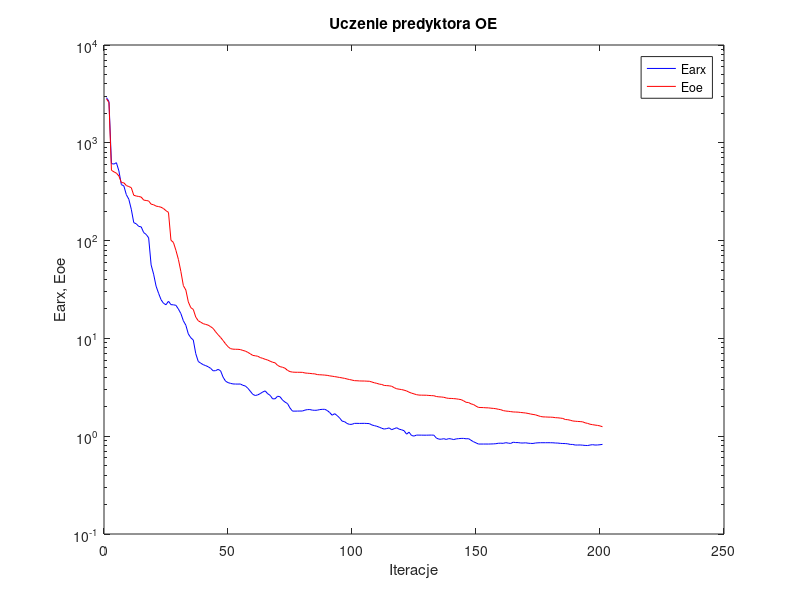
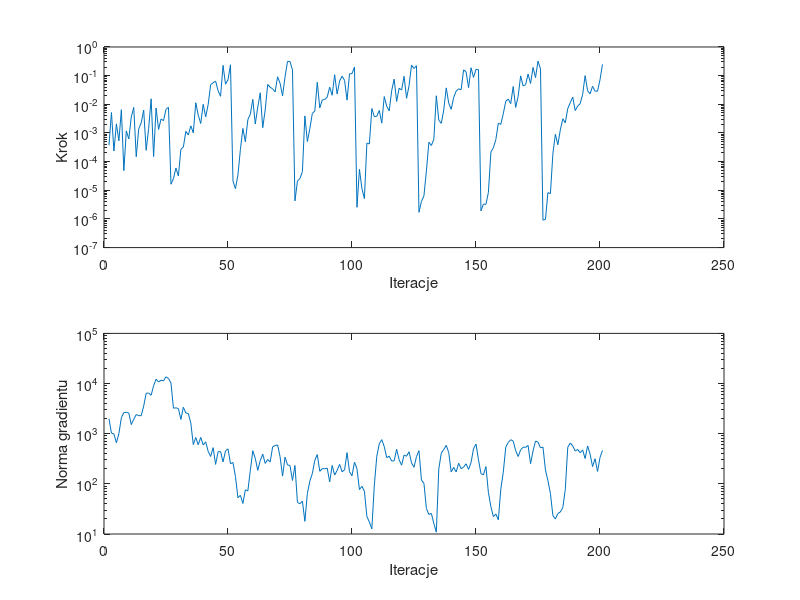

Source code (MATLAB) for these figures, in order:
%uczenie predyktora oe
clear all;
n=0; farx(n+1)=2.895697e+003; foe(n+1)=2.815864e+003; wspucz(n+1)=0.000000e+000; ng(n+1)=0.000000e+000;
%odnowa zmiennej metryki
n=1; farx(n+1)=2.647584e+003; foe(n+1)=2.579134e+003; krok(n+1)=3.716215e-004; ng(n+1)=1.992505e+003;
n=2; farx(n+1)=6.132806e+002; foe(n+1)=5.236295e+002; krok(n+1)=5.167850e-003; ng(n+1)=1.024474e+003;
n=3; farx(n+1)=6.057386e+002; foe(n+1)=5.045438e+002; krok(n+1)=2.337468e-004; ng(n+1)=9.899608e+002;
n=4; farx(n+1)=6.258600e+002; foe(n+1)=4.896153e+002; krok(n+1)=2.075244e-003; ng(n+1)=6.608503e+002;
n=5; farx(n+1)=5.163643e+002; foe(n+1)=4.579239e+002; krok(n+1)=5.304139e-004; ng(n+1)=1.005584e+003;
n=6; farx(n+1)=3.736231e+002; foe(n+1)=3.921182e+002; krok(n+1)=6.479589e-003; ng(n+1)=2.082645e+003;
n=7; farx(n+1)=3.625010e+002; foe(n+1)=3.901398e+002; krok(n+1)=4.837788e-005; ng(n+1)=2.651055e+003;
n=8; farx(n+1)=2.950091e+002; foe(n+1)=3.656378e+002; krok(n+1)=1.180926e-003; ng(n+1)=2.670759e+003;
n=9; farx(n+1)=2.650547e+002; foe(n+1)=3.569311e+002; krok(n+1)=6.218716e-004; ng(n+1)=2.590823e+003;
n=10; farx(n+1)=2.093489e+002; foe(n+1)=3.477048e+002; krok(n+1)=3.625910e-003; ng(n+1)=1.520477e+003;
n=11; farx(n+1)=1.526222e+002; foe(n+1)=2.907060e+002; krok(n+1)=7.796370e-003; ng(n+1)=1.942549e+003;
n=12; farx(n+1)=1.485299e+002; foe(n+1)=2.856771e+002; krok(n+1)=1.472618e-004; ng(n+1)=2.413025e+003;
n=13; farx(n+1)=1.397199e+002; foe(n+1)=2.825571e+002; krok(n+1)=1.389400e-003; ng(n+1)=2.291756e+003;
n=14; farx(n+1)=1.381888e+002; foe(n+1)=2.787790e+002; krok(n+1)=2.261309e-003; ng(n+1)=2.285883e+003;
n=15; farx(n+1)=1.208018e+002; foe(n+1)=2.596448e+002; krok(n+1)=6.255325e-003; ng(n+1)=3.549457e+003;
n=16; farx(n+1)=1.156819e+002; foe(n+1)=2.571318e+002; krok(n+1)=2.478815e-004; ng(n+1)=6.392340e+003;
n=17; farx(n+1)=1.067302e+002; foe(n+1)=2.543710e+002; krok(n+1)=1.420248e-003; ng(n+1)=6.460568e+003;
n=18; farx(n+1)=5.641748e+001; foe(n+1)=2.358092e+002; krok(n+1)=1.552769e-002; ng(n+1)=5.845510e+003;
n=19; farx(n+1)=4.541698e+001; foe(n+1)=2.326349e+002; krok(n+1)=1.504835e-004; ng(n+1)=9.031162e+003;
n=20; farx(n+1)=3.420451e+001; foe(n+1)=2.253202e+002; krok(n+1)=7.444102e-003; ng(n+1)=1.218512e+004;
n=21; farx(n+1)=2.896118e+001; foe(n+1)=2.228221e+002; krok(n+1)=1.320749e-003; ng(n+1)=1.073853e+004;
n=22; farx(n+1)=2.489214e+001; foe(n+1)=2.194530e+002; krok(n+1)=3.065383e-003; ng(n+1)=1.163141e+004;
n=23; farx(n+1)=2.283916e+001; foe(n+1)=2.126150e+002; krok(n+1)=2.684169e-003; ng(n+1)=1.131220e+004;
n=24; farx(n+1)=2.209492e+001; foe(n+1)=2.022677e+002; krok(n+1)=6.681129e-003; ng(n+1)=1.364025e+004;
n=25; farx(n+1)=2.399358e+001; foe(n+1)=1.941878e+002; krok(n+1)=7.825027e-003; ng(n+1)=1.260787e+004;
%odnowa zmiennej metryki
n=26; farx(n+1)=2.213612e+001; foe(n+1)=1.008356e+002; krok(n+1)=1.625849e-005; ng(n+1)=1.028127e+004;
n=27; farx(n+1)=2.204970e+001; foe(n+1)=9.572783e+001; krok(n+1)=2.548851e-005; ng(n+1)=3.230657e+003;
n=28; farx(n+1)=2.178922e+001; foe(n+1)=7.951429e+001; krok(n+1)=5.990465e-005; ng(n+1)=3.280277e+003;
n=29; farx(n+1)=1.995709e+001; foe(n+1)=6.418382e+001; krok(n+1)=3.185663e-005; ng(n+1)=3.170221e+003;
n=30; farx(n+1)=1.793390e+001; foe(n+1)=4.827904e+001; krok(n+1)=2.695564e-004; ng(n+1)=1.922917e+003;
n=31; farx(n+1)=1.514361e+001; foe(n+1)=3.462003e+001; krok(n+1)=3.229906e-004; ng(n+1)=3.369396e+003;
n=32; farx(n+1)=1.363383e+001; foe(n+1)=3.124239e+001; krok(n+1)=1.140915e-003; ng(n+1)=2.583932e+003;
n=33; farx(n+1)=1.111022e+001; foe(n+1)=2.361983e+001; krok(n+1)=8.500296e-004; ng(n+1)=2.526591e+003;
n=34; farx(n+1)=1.015507e+001; foe(n+1)=2.061480e+001; krok(n+1)=1.772228e-003; ng(n+1)=1.638874e+003;
n=35; farx(n+1)=9.635202e+000; foe(n+1)=1.980301e+001; krok(n+1)=1.012393e-003; ng(n+1)=6.078595e+002;
n=36; farx(n+1)=6.981398e+000; foe(n+1)=1.651259e+001; krok(n+1)=1.132561e-002; ng(n+1)=8.407757e+002;
n=37; farx(n+1)=5.814010e+000; foe(n+1)=1.515844e+001; krok(n+1)=4.162174e-003; ng(n+1)=6.013692e+002;
n=38; farx(n+1)=5.578706e+000; foe(n+1)=1.464536e+001; krok(n+1)=2.139541e-003; ng(n+1)=8.445174e+002;
n=39; farx(n+1)=5.388187e+000; foe(n+1)=1.415044e+001; krok(n+1)=1.000091e-002; ng(n+1)=5.979769e+002;
n=40; farx(n+1)=5.268401e+000; foe(n+1)=1.390160e+001; krok(n+1)=3.621201e-003; ng(n+1)=6.899245e+002;
n=41; farx(n+1)=5.130406e+000; foe(n+1)=1.366563e+001; krok(n+1)=9.816978e-003; ng(n+1)=4.440033e+002;
n=42; farx(n+1)=4.941517e+000; foe(n+1)=1.318295e+001; krok(n+1)=4.785778e-002; ng(n+1)=3.509671e+002;
n=43; farx(n+1)=4.663399e+000; foe(n+1)=1.264462e+001; krok(n+1)=5.671128e-002; ng(n+1)=5.273916e+002;
n=44; farx(n+1)=4.676664e+000; foe(n+1)=1.168818e+001; krok(n+1)=6.460819e-002; ng(n+1)=2.443108e+002;
n=45; farx(n+1)=4.822784e+000; foe(n+1)=1.091033e+001; krok(n+1)=2.977641e-002; ng(n+1)=4.367241e+002;
n=46; farx(n+1)=4.668887e+000; foe(n+1)=1.023134e+001; krok(n+1)=1.901220e-002; ng(n+1)=4.399903e+002;
n=47; farx(n+1)=4.024743e+000; foe(n+1)=9.520116e+000; krok(n+1)=2.286401e-001; ng(n+1)=2.736491e+002;
n=48; farx(n+1)=3.656080e+000; foe(n+1)=8.810047e+000; krok(n+1)=5.034993e-002; ng(n+1)=4.532118e+002;
n=49; farx(n+1)=3.531640e+000; foe(n+1)=8.229226e+000; krok(n+1)=7.236188e-002; ng(n+1)=4.980707e+002;
n=50; farx(n+1)=3.470819e+000; foe(n+1)=7.856534e+000; krok(n+1)=2.394184e-001; ng(n+1)=2.514155e+002;
%odnowa zmiennej metryki
n=51; farx(n+1)=3.422532e+000; foe(n+1)=7.763789e+000; krok(n+1)=2.122479e-005; ng(n+1)=2.670944e+002;
n=52; farx(n+1)=3.415141e+000; foe(n+1)=7.743413e+000; krok(n+1)=1.132635e-005; ng(n+1)=1.404480e+002;
n=53; farx(n+1)=3.411407e+000; foe(n+1)=7.737574e+000; krok(n+1)=3.440034e-005; ng(n+1)=5.285651e+001;
n=54; farx(n+1)=3.417326e+000; foe(n+1)=7.686329e+000; krok(n+1)=2.652070e-004; ng(n+1)=5.911633e+001;
n=55; farx(n+1)=3.315045e+000; foe(n+1)=7.533268e+000; krok(n+1)=1.441974e-003; ng(n+1)=4.060338e+001;
n=56; farx(n+1)=3.260757e+000; foe(n+1)=7.413936e+000; krok(n+1)=4.912482e-004; ng(n+1)=7.604352e+001;
n=57; farx(n+1)=3.091745e+000; foe(n+1)=7.197772e+000; krok(n+1)=2.909519e-003; ng(n+1)=7.238900e+001;
n=58; farx(n+1)=2.881637e+000; foe(n+1)=6.956821e+000; krok(n+1)=4.541426e-003; ng(n+1)=1.843564e+002;
n=59; farx(n+1)=2.677311e+000; foe(n+1)=6.700869e+000; krok(n+1)=1.483652e-002; ng(n+1)=4.582937e+002;
n=60; farx(n+1)=2.607548e+000; foe(n+1)=6.639425e+000; krok(n+1)=2.050616e-003; ng(n+1)=3.216187e+002;
n=61; farx(n+1)=2.645730e+000; foe(n+1)=6.570822e+000; krok(n+1)=8.023134e-003; ng(n+1)=1.856363e+002;
n=62; farx(n+1)=2.726028e+000; foe(n+1)=6.368206e+000; krok(n+1)=2.529683e-002; ng(n+1)=2.907864e+002;
n=63; farx(n+1)=2.833158e+000; foe(n+1)=6.252798e+000; krok(n+1)=1.524981e-003; ng(n+1)=3.929324e+002;
n=64; farx(n+1)=2.905296e+000; foe(n+1)=6.115575e+000; krok(n+1)=6.353015e-003; ng(n+1)=2.552868e+002;
n=65; farx(n+1)=2.718482e+000; foe(n+1)=6.007617e+000; krok(n+1)=4.904612e-002; ng(n+1)=3.056116e+002;
n=66; farx(n+1)=2.614981e+000; foe(n+1)=5.844779e+000; krok(n+1)=3.943936e-002; ng(n+1)=2.734319e+002;
n=67; farx(n+1)=2.408394e+000; foe(n+1)=5.704521e+000; krok(n+1)=3.450322e-002; ng(n+1)=5.465970e+002;
n=68; farx(n+1)=2.414197e+000; foe(n+1)=5.627076e+000; krok(n+1)=2.720095e-002; ng(n+1)=5.827470e+002;
n=69; farx(n+1)=2.564387e+000; foe(n+1)=5.298108e+000; krok(n+1)=9.137743e-002; ng(n+1)=5.974655e+002;
n=70; farx(n+1)=2.528307e+000; foe(n+1)=5.141456e+000; krok(n+1)=5.424665e-002; ng(n+1)=3.458266e+002;
n=71; farx(n+1)=2.339319e+000; foe(n+1)=5.069442e+000; krok(n+1)=1.975828e-002; ng(n+1)=1.426651e+002;
n=72; farx(n+1)=2.232145e+000; foe(n+1)=4.953520e+000; krok(n+1)=9.111837e-002; ng(n+1)=3.406079e+002;
n=73; farx(n+1)=2.155195e+000; foe(n+1)=4.710312e+000; krok(n+1)=3.161324e-001; ng(n+1)=2.382324e+002;
n=74; farx(n+1)=1.941414e+000; foe(n+1)=4.574926e+000; krok(n+1)=3.091610e-001; ng(n+1)=2.323544e+002;
n=75; farx(n+1)=1.805546e+000; foe(n+1)=4.524291e+000; krok(n+1)=1.568337e-001; ng(n+1)=1.169559e+002;
%odnowa zmiennej metryki
n=76; farx(n+1)=1.804503e+000; foe(n+1)=4.507417e+000; krok(n+1)=4.273013e-006; ng(n+1)=2.316276e+002;
n=77; farx(n+1)=1.806748e+000; foe(n+1)=4.505162e+000; krok(n+1)=2.102242e-005; ng(n+1)=4.265078e+001;
n=78; farx(n+1)=1.808684e+000; foe(n+1)=4.502932e+000; krok(n+1)=2.556514e-005; ng(n+1)=4.023293e+001;
n=79; farx(n+1)=1.809341e+000; foe(n+1)=4.496687e+000; krok(n+1)=4.461789e-005; ng(n+1)=4.510358e+001;
n=80; farx(n+1)=1.847623e+000; foe(n+1)=4.432262e+000; krok(n+1)=3.941672e-003; ng(n+1)=1.789132e+001;
n=81; farx(n+1)=1.869543e+000; foe(n+1)=4.407140e+000; krok(n+1)=5.018139e-004; ng(n+1)=6.437266e+001;
n=82; farx(n+1)=1.872604e+000; foe(n+1)=4.387123e+000; krok(n+1)=1.413789e-003; ng(n+1)=1.131974e+002;
n=83; farx(n+1)=1.847701e+000; foe(n+1)=4.354995e+000; krok(n+1)=4.800362e-003; ng(n+1)=1.602649e+002;
n=84; farx(n+1)=1.839398e+000; foe(n+1)=4.339110e+000; krok(n+1)=5.849663e-003; ng(n+1)=2.948577e+002;
n=85; farx(n+1)=1.845648e+000; foe(n+1)=4.265877e+000; krok(n+1)=5.873647e-002; ng(n+1)=3.834875e+002;
n=86; farx(n+1)=1.871492e+000; foe(n+1)=4.248196e+000; krok(n+1)=7.431661e-003; ng(n+1)=1.781153e+002;
n=87; farx(n+1)=1.881444e+000; foe(n+1)=4.235587e+000; krok(n+1)=1.417620e-002; ng(n+1)=2.007519e+002;
n=88; farx(n+1)=1.884964e+000; foe(n+1)=4.214813e+000; krok(n+1)=1.477175e-002; ng(n+1)=1.998938e+002;
n=89; farx(n+1)=1.832297e+000; foe(n+1)=4.189245e+000; krok(n+1)=1.778267e-002; ng(n+1)=2.061289e+002;
n=90; farx(n+1)=1.746532e+000; foe(n+1)=4.139344e+000; krok(n+1)=3.968448e-002; ng(n+1)=1.095553e+002;
n=91; farx(n+1)=1.638300e+000; foe(n+1)=4.107737e+000; krok(n+1)=2.067140e-002; ng(n+1)=2.327515e+002;
n=92; farx(n+1)=1.699742e+000; foe(n+1)=4.066762e+000; krok(n+1)=1.081188e-001; ng(n+1)=1.495398e+002;
n=93; farx(n+1)=1.626752e+000; foe(n+1)=4.030117e+000; krok(n+1)=2.284436e-002; ng(n+1)=1.852742e+002;
n=94; farx(n+1)=1.537670e+000; foe(n+1)=3.986012e+000; krok(n+1)=6.444366e-002; ng(n+1)=2.450463e+002;
n=95; farx(n+1)=1.427165e+000; foe(n+1)=3.946913e+000; krok(n+1)=9.595947e-002; ng(n+1)=1.744666e+002;
n=96; farx(n+1)=1.408172e+000; foe(n+1)=3.903809e+000; krok(n+1)=6.864555e-002; ng(n+1)=1.903420e+002;
n=97; farx(n+1)=1.349460e+000; foe(n+1)=3.845967e+000; krok(n+1)=1.394132e-002; ng(n+1)=4.193984e+002;
n=98; farx(n+1)=1.320827e+000; foe(n+1)=3.797173e+000; krok(n+1)=1.158784e-001; ng(n+1)=1.742866e+002;
n=99; farx(n+1)=1.324170e+000; foe(n+1)=3.748664e+000; krok(n+1)=1.178633e-001; ng(n+1)=1.450459e+002;
n=100; farx(n+1)=1.352542e+000; foe(n+1)=3.697692e+000; krok(n+1)=2.002215e-001; ng(n+1)=2.707581e+002;
%odnowa zmiennej metryki
n=101; farx(n+1)=1.353215e+000; foe(n+1)=3.689605e+000; krok(n+1)=2.542898e-006; ng(n+1)=1.994010e+002;
n=102; farx(n+1)=1.351298e+000; foe(n+1)=3.674153e+000; krok(n+1)=5.378493e-005; ng(n+1)=7.691648e+001;
n=103; farx(n+1)=1.352682e+000; foe(n+1)=3.668146e+000; krok(n+1)=1.139931e-005; ng(n+1)=8.933736e+001;
n=104; farx(n+1)=1.353633e+000; foe(n+1)=3.666427e+000; krok(n+1)=5.144571e-006; ng(n+1)=7.112830e+001;
n=105; farx(n+1)=1.349340e+000; foe(n+1)=3.653304e+000; krok(n+1)=4.438003e-004; ng(n+1)=2.240555e+001;
n=106; farx(n+1)=1.344971e+000; foe(n+1)=3.646565e+000; krok(n+1)=4.129769e-004; ng(n+1)=1.731435e+001;
n=107; farx(n+1)=1.302937e+000; foe(n+1)=3.582857e+000; krok(n+1)=7.119007e-003; ng(n+1)=1.266813e+001;
n=108; farx(n+1)=1.282417e+000; foe(n+1)=3.518254e+000; krok(n+1)=3.709130e-003; ng(n+1)=9.404014e+001;
n=109; farx(n+1)=1.263365e+000; foe(n+1)=3.471284e+000; krok(n+1)=3.795826e-003; ng(n+1)=3.559642e+002;
n=110; farx(n+1)=1.236054e+000; foe(n+1)=3.409113e+000; krok(n+1)=6.130766e-003; ng(n+1)=6.283740e+002;
n=111; farx(n+1)=1.205246e+000; foe(n+1)=3.379912e+000; krok(n+1)=2.209886e-003; ng(n+1)=7.620363e+002;
n=112; farx(n+1)=1.182776e+000; foe(n+1)=3.303291e+000; krok(n+1)=1.865725e-002; ng(n+1)=5.533268e+002;
n=113; farx(n+1)=1.197458e+000; foe(n+1)=3.290015e+000; krok(n+1)=8.565378e-003; ng(n+1)=3.314307e+002;
n=114; farx(n+1)=1.214982e+000; foe(n+1)=3.274744e+000; krok(n+1)=5.894618e-003; ng(n+1)=3.572063e+002;
n=115; farx(n+1)=1.165516e+000; foe(n+1)=3.242573e+000; krok(n+1)=3.001201e-002; ng(n+1)=2.847859e+002;
n=116; farx(n+1)=1.193365e+000; foe(n+1)=3.137387e+000; krok(n+1)=7.563795e-002; ng(n+1)=2.888566e+002;
n=117; farx(n+1)=1.220661e+000; foe(n+1)=3.055652e+000; krok(n+1)=1.256724e-002; ng(n+1)=4.890821e+002;
n=118; farx(n+1)=1.180474e+000; foe(n+1)=3.025129e+000; krok(n+1)=3.638604e-002; ng(n+1)=3.027493e+002;
n=119; farx(n+1)=1.162927e+000; foe(n+1)=2.997604e+000; krok(n+1)=3.153338e-002; ng(n+1)=2.355186e+002;
n=120; farx(n+1)=1.138012e+000; foe(n+1)=2.956589e+000; krok(n+1)=9.464413e-002; ng(n+1)=3.758182e+002;
n=121; farx(n+1)=1.049440e+000; foe(n+1)=2.903263e+000; krok(n+1)=1.622219e-002; ng(n+1)=3.554897e+002;
n=122; farx(n+1)=1.099152e+000; foe(n+1)=2.820165e+000; krok(n+1)=4.446078e-002; ng(n+1)=4.369927e+002;
n=123; farx(n+1)=1.017287e+000; foe(n+1)=2.756601e+000; krok(n+1)=2.343012e-001; ng(n+1)=2.624160e+002;
n=124; farx(n+1)=1.002528e+000; foe(n+1)=2.708849e+000; krok(n+1)=1.778431e-001; ng(n+1)=2.140488e+002;
n=125; farx(n+1)=1.026474e+000; foe(n+1)=2.659677e+000; krok(n+1)=2.221265e-001; ng(n+1)=3.491814e+002;
%odnowa zmiennej metryki
n=126; farx(n+1)=1.026077e+000; foe(n+1)=2.632821e+000; krok(n+1)=1.706165e-006; ng(n+1)=4.593697e+002;
n=127; farx(n+1)=1.025448e+000; foe(n+1)=2.628810e+000; krok(n+1)=4.076798e-006; ng(n+1)=1.187479e+002;
n=128; farx(n+1)=1.024387e+000; foe(n+1)=2.626183e+000; krok(n+1)=6.371971e-006; ng(n+1)=1.028780e+002;
n=129; farx(n+1)=1.024467e+000; foe(n+1)=2.623609e+000; krok(n+1)=4.744329e-005; ng(n+1)=3.226254e+001;
n=130; farx(n+1)=1.025855e+000; foe(n+1)=2.610229e+000; krok(n+1)=4.767183e-004; ng(n+1)=2.452097e+001;
n=131; farx(n+1)=1.026833e+000; foe(n+1)=2.599961e+000; krok(n+1)=3.655481e-004; ng(n+1)=2.579846e+001;
n=132; farx(n+1)=1.025142e+000; foe(n+1)=2.593006e+000; krok(n+1)=6.007544e-004; ng(n+1)=1.623309e+001;
n=133; farx(n+1)=9.576575e-001; foe(n+1)=2.546749e+000; krok(n+1)=1.987953e-002; ng(n+1)=1.086763e+001;
n=134; farx(n+1)=9.334868e-001; foe(n+1)=2.526095e+000; krok(n+1)=2.778799e-003; ng(n+1)=1.993056e+002;
n=135; farx(n+1)=9.315680e-001; foe(n+1)=2.517493e+000; krok(n+1)=2.176076e-003; ng(n+1)=4.091455e+002;
n=136; farx(n+1)=9.432376e-001; foe(n+1)=2.500601e+000; krok(n+1)=6.371455e-003; ng(n+1)=4.832683e+002;
n=137; farx(n+1)=9.267191e-001; foe(n+1)=2.460040e+000; krok(n+1)=3.747106e-002; ng(n+1)=5.844142e+002;
n=138; farx(n+1)=9.448359e-001; foe(n+1)=2.436875e+000; krok(n+1)=1.095618e-002; ng(n+1)=4.216733e+002;
n=139; farx(n+1)=9.379852e-001; foe(n+1)=2.433533e+000; krok(n+1)=6.718810e-003; ng(n+1)=1.731713e+002;
n=140; farx(n+1)=9.242504e-001; foe(n+1)=2.422716e+000; krok(n+1)=1.740861e-002; ng(n+1)=2.135746e+002;
n=141; farx(n+1)=9.382578e-001; foe(n+1)=2.410636e+000; krok(n+1)=2.896961e-002; ng(n+1)=1.722157e+002;
n=142; farx(n+1)=9.442401e-001; foe(n+1)=2.388323e+000; krok(n+1)=3.459187e-002; ng(n+1)=2.574908e+002;
n=143; farx(n+1)=9.494566e-001; foe(n+1)=2.365271e+000; krok(n+1)=3.230408e-002; ng(n+1)=2.007242e+002;
n=144; farx(n+1)=9.498815e-001; foe(n+1)=2.300460e+000; krok(n+1)=1.588583e-001; ng(n+1)=2.153444e+002;
n=145; farx(n+1)=9.405861e-001; foe(n+1)=2.220793e+000; krok(n+1)=1.357860e-001; ng(n+1)=2.512077e+002;
n=146; farx(n+1)=9.437870e-001; foe(n+1)=2.209280e+000; krok(n+1)=3.805310e-002; ng(n+1)=1.940569e+002;
n=147; farx(n+1)=9.083347e-001; foe(n+1)=2.140596e+000; krok(n+1)=1.881319e-001; ng(n+1)=2.657902e+002;
n=148; farx(n+1)=8.778783e-001; foe(n+1)=2.107885e+000; krok(n+1)=8.693674e-002; ng(n+1)=5.027917e+002;
n=149; farx(n+1)=8.546541e-001; foe(n+1)=2.029927e+000; krok(n+1)=1.659775e-001; ng(n+1)=6.223472e+002;
n=150; farx(n+1)=8.314547e-001; foe(n+1)=1.969260e+000; krok(n+1)=1.613755e-001; ng(n+1)=3.019968e+002;
%odnowa zmiennej metryki
n=151; farx(n+1)=8.315861e-001; foe(n+1)=1.964664e+000; krok(n+1)=1.912484e-006; ng(n+1)=1.607088e+002;
n=152; farx(n+1)=8.316013e-001; foe(n+1)=1.960627e+000; krok(n+1)=3.304510e-006; ng(n+1)=1.505348e+002;
n=153; farx(n+1)=8.317385e-001; foe(n+1)=1.951793e+000; krok(n+1)=3.214646e-006; ng(n+1)=2.211810e+002;
n=154; farx(n+1)=8.313426e-001; foe(n+1)=1.949372e+000; krok(n+1)=8.445859e-006; ng(n+1)=6.731533e+001;
n=155; farx(n+1)=8.329157e-001; foe(n+1)=1.934064e+000; krok(n+1)=2.141893e-004; ng(n+1)=3.519130e+001;
n=156; farx(n+1)=8.345258e-001; foe(n+1)=1.924825e+000; krok(n+1)=3.053102e-004; ng(n+1)=2.225292e+001;
n=157; farx(n+1)=8.380980e-001; foe(n+1)=1.910025e+000; krok(n+1)=5.859613e-004; ng(n+1)=2.510831e+001;
n=158; farx(n+1)=8.469807e-001; foe(n+1)=1.886074e+000; krok(n+1)=2.201622e-003; ng(n+1)=1.918511e+001;
n=159; farx(n+1)=8.484110e-001; foe(n+1)=1.866604e+000; krok(n+1)=1.992740e-003; ng(n+1)=7.847336e+001;
n=160; farx(n+1)=8.453537e-001; foe(n+1)=1.826408e+000; krok(n+1)=4.683883e-003; ng(n+1)=1.707450e+002;
n=161; farx(n+1)=8.589447e-001; foe(n+1)=1.808318e+000; krok(n+1)=1.281894e-002; ng(n+1)=5.410834e+002;
n=162; farx(n+1)=8.498395e-001; foe(n+1)=1.798064e+000; krok(n+1)=1.517118e-002; ng(n+1)=6.687362e+002;
n=163; farx(n+1)=8.439065e-001; foe(n+1)=1.784773e+000; krok(n+1)=1.053841e-002; ng(n+1)=7.585223e+002;
n=164; farx(n+1)=8.681439e-001; foe(n+1)=1.770344e+000; krok(n+1)=4.166678e-002; ng(n+1)=7.134144e+002;
n=165; farx(n+1)=8.606876e-001; foe(n+1)=1.765975e+000; krok(n+1)=7.780842e-003; ng(n+1)=4.590081e+002;
n=166; farx(n+1)=8.604225e-001; foe(n+1)=1.761766e+000; krok(n+1)=1.911063e-002; ng(n+1)=3.507196e+002;
n=167; farx(n+1)=8.527230e-001; foe(n+1)=1.748518e+000; krok(n+1)=9.809225e-002; ng(n+1)=4.777446e+002;
n=168; farx(n+1)=8.519014e-001; foe(n+1)=1.738075e+000; krok(n+1)=4.382471e-002; ng(n+1)=5.372924e+002;
n=169; farx(n+1)=8.558766e-001; foe(n+1)=1.727258e+000; krok(n+1)=4.838350e-002; ng(n+1)=5.347125e+002;
n=170; farx(n+1)=8.484196e-001; foe(n+1)=1.708827e+000; krok(n+1)=1.134226e-001; ng(n+1)=5.836087e+002;
n=171; farx(n+1)=8.443171e-001; foe(n+1)=1.686355e+000; krok(n+1)=5.335388e-002; ng(n+1)=2.531876e+002;
n=172; farx(n+1)=8.430996e-001; foe(n+1)=1.669174e+000; krok(n+1)=1.940886e-001; ng(n+1)=4.535168e+002;
n=173; farx(n+1)=8.523031e-001; foe(n+1)=1.653084e+000; krok(n+1)=8.569436e-002; ng(n+1)=7.136492e+002;
n=174; farx(n+1)=8.559047e-001; foe(n+1)=1.621424e+000; krok(n+1)=3.202323e-001; ng(n+1)=6.770438e+002;
n=175; farx(n+1)=8.577517e-001; foe(n+1)=1.592168e+000; krok(n+1)=1.732520e-001; ng(n+1)=5.222143e+002;
%odnowa zmiennej metryki
n=176; farx(n+1)=8.576700e-001; foe(n+1)=1.576070e+000; krok(n+1)=9.073718e-007; ng(n+1)=5.426312e+002;
n=177; farx(n+1)=8.577250e-001; foe(n+1)=1.573625e+000; krok(n+1)=9.623223e-007; ng(n+1)=1.894550e+002;
n=178; farx(n+1)=8.579078e-001; foe(n+1)=1.567983e+000; krok(n+1)=8.295367e-006; ng(n+1)=1.161729e+002;
n=179; farx(n+1)=8.575753e-001; foe(n+1)=1.566110e+000; krok(n+1)=7.598479e-006; ng(n+1)=6.439151e+001;
n=180; farx(n+1)=8.565925e-001; foe(n+1)=1.561209e+000; krok(n+1)=1.882222e-004; ng(n+1)=2.335565e+001;
n=181; farx(n+1)=8.521978e-001; foe(n+1)=1.546856e+000; krok(n+1)=8.989595e-004; ng(n+1)=1.986115e+001;
n=182; farx(n+1)=8.505439e-001; foe(n+1)=1.542309e+000; krok(n+1)=3.885492e-004; ng(n+1)=2.559486e+001;
n=183; farx(n+1)=8.447934e-001; foe(n+1)=1.531559e+000; krok(n+1)=1.276921e-003; ng(n+1)=2.750715e+001;
n=184; farx(n+1)=8.420066e-001; foe(n+1)=1.519724e+000; krok(n+1)=3.127663e-003; ng(n+1)=3.358410e+001;
n=185; farx(n+1)=8.407819e-001; foe(n+1)=1.481502e+000; krok(n+1)=2.270713e-003; ng(n+1)=7.683510e+001;
n=186; farx(n+1)=8.355361e-001; foe(n+1)=1.475245e+000; krok(n+1)=7.144846e-003; ng(n+1)=5.360154e+002;
n=187; farx(n+1)=8.244763e-001; foe(n+1)=1.456379e+000; krok(n+1)=1.136409e-002; ng(n+1)=6.516163e+002;
n=188; farx(n+1)=8.233169e-001; foe(n+1)=1.431924e+000; krok(n+1)=1.785858e-002; ng(n+1)=5.718995e+002;
n=189; farx(n+1)=8.124878e-001; foe(n+1)=1.422953e+000; krok(n+1)=6.023109e-003; ng(n+1)=4.524306e+002;
n=190; farx(n+1)=8.124215e-001; foe(n+1)=1.416164e+000; krok(n+1)=8.669283e-003; ng(n+1)=4.851936e+002;
n=191; farx(n+1)=8.137235e-001; foe(n+1)=1.410729e+000; krok(n+1)=1.053841e-002; ng(n+1)=4.182615e+002;
n=192; farx(n+1)=8.095319e-001; foe(n+1)=1.402493e+000; krok(n+1)=2.223039e-002; ng(n+1)=4.750263e+002;
n=193; farx(n+1)=8.048058e-001; foe(n+1)=1.370606e+000; krok(n+1)=1.000852e-001; ng(n+1)=3.199524e+002;
n=194; farx(n+1)=8.031929e-001; foe(n+1)=1.352064e+000; krok(n+1)=2.991958e-002; ng(n+1)=5.703040e+002;
n=195; farx(n+1)=8.121464e-001; foe(n+1)=1.325718e+000; krok(n+1)=2.320653e-002; ng(n+1)=3.936263e+002;
n=196; farx(n+1)=8.190849e-001; foe(n+1)=1.312038e+000; krok(n+1)=4.254539e-002; ng(n+1)=2.205416e+002;
n=197; farx(n+1)=8.119494e-001; foe(n+1)=1.299399e+000; krok(n+1)=2.876644e-002; ng(n+1)=3.170617e+002;
n=198; farx(n+1)=8.134447e-001; foe(n+1)=1.289499e+000; krok(n+1)=2.867438e-002; ng(n+1)=1.767460e+002;
n=199; farx(n+1)=8.181683e-001; foe(n+1)=1.274322e+000; krok(n+1)=7.158549e-002; ng(n+1)=3.352515e+002;
n=200; farx(n+1)=8.250350e-001; foe(n+1)=1.248649e+000; krok(n+1)=2.475890e-001; ng(n+1)=4.640808e+002;

figure; semilogy(farx,'b'); hold on; semilogy(foe,'r'); xlabel('Iteracje'); ylabel('Earx, Eoe'); legend('Earx','Eoe'); title('Uczenie predyktora OE');
figure; subplot(2,1,1); semilogy(krok); xlabel('Iteracje'); ylabel('Krok');
subplot(2,1,2); semilogy(ng); xlabel('Iteracje'); ylabel('Norma gradientu');
Earx=farx(n+1)
Eoe=foe(n+1)
